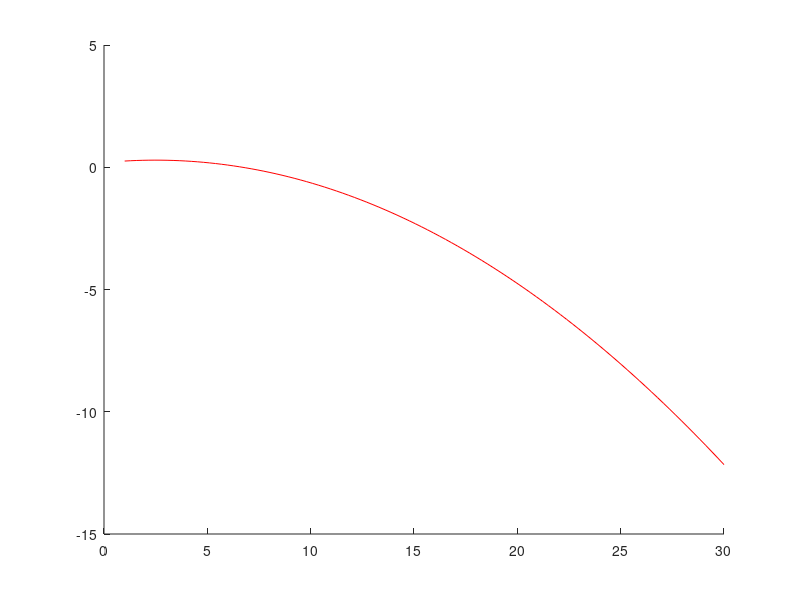

The MATLAB script that drew this image:

p1 =  -0.01646;
p2 =   0.08211;
p3 =   0.1883;
fit = @(x) p1*x.^2 + p2*x + p3;
toplot = linspace(1,30)
hold on
plot(toplot,fit(toplot),'-r','displayname',"Kwadratische fit")